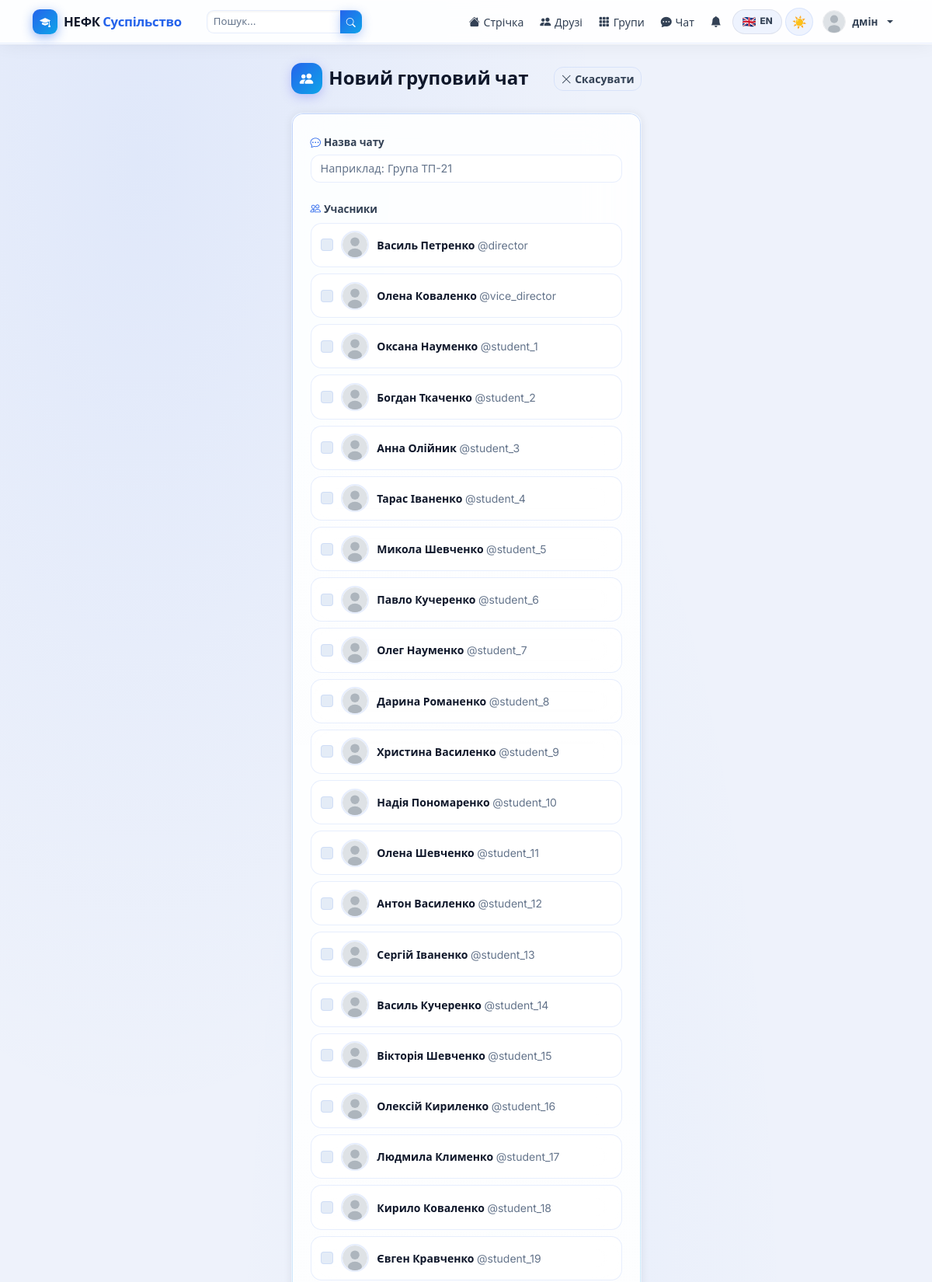
The page /chat/group/create/ (signed in, upper part) on the database its author committed.
### accounts/models.py (models this page shows, shortened)
class User(AbstractUser):
    ROLE_USER = 'user'
    ROLE_ADMIN = 'admin'
    ROLE_CHOICES = [
        (ROLE_USER, 'Користувач'),
        (ROLE_ADMIN, 'Адміністратор'),
    ]
    role = models.CharField(max_length=10, choices=ROLE_CHOICES, default=ROLE_USER)
    avatar = models.ImageField(upload_to='avatars/', blank=True, null=True)
    cover = models.ImageField(upload_to='covers/', blank=True, null=True)
    bio = models.TextField(blank=True, default='')
    location = models.CharField(max_length=120, blank=True, default='')
    birth_date = models.DateField(null=True, blank=True)
    website = models.URLField(blank=True, default='')
    created_at = models.DateTimeField(default=timezone.now)
    def is_admin_role(self):
        return self.role == self.ROLE_ADMIN
    def get_avatar_url(self):
        if self.avatar:
            return self.avatar.url
        return '/static/img/default_avatar.svg'
    class Meta:
        verbose_name = 'Користувач'
        verbose_name_plural = 'Користувачі'

### chat/views.py (the view, shortened to what this page needs)
# urls.py: path('chat/group/create/', views.create_group_chat_view, name='create_group_chat'),
@login_required
def create_group_chat_view(request):
    from friends.models import Friendship
    friends = Friendship.get_friends(request.user)
    return render(request, 'chat/create_group_chat.html', {'friends': friends})

### friends/models.py (called while the page is built)
    @classmethod
    def get_friends(cls, user):
        from django.conf import settings
        User = settings.AUTH_USER_MODEL
        qs1 = cls.objects.filter(user1=user).values_list('user2', flat=True)
        qs2 = cls.objects.filter(user2=user).values_list('user1', flat=True)
        from accounts.models import User as UserModel
        ids = list(qs1) + list(qs2)
        return UserModel.objects.filter(id__in=ids)

### nemk_social/security.py (called while the page is built, shortened)
def _get_ip(request):
    for h in ['HTTP_CF_CONNECTING_IP', 'HTTP_X_REAL_IP',
              'HTTP_X_FORWARDED_FOR', 'REMOTE_ADDR']:
        ip = request.META.get(h, '').split(',')[0].strip()
        if ip and ip not in ('', 'unknown'):
            return ip
    return '0.0.0.0'

    def __call__(self, request):
        ip   = _get_ip(request)
        path = request.path
        ua   = request.META.get('HTTP_USER_AGENT', '')
        with _lock:
            _stats['total_requests'] += 1
            _stats_ip[ip]['count'] += 1
            _stats_ip[ip]['last_seen'] = time.time()
        if ip in IP_WHITELIST:
            return self.get_response(request)

### templates/chat/create_group_chat.html (shortened to what this page needs)
{% extends 'base.html' %}
{% block content %}
<div class="row justify-content-center">
  <div class="col-md-7 col-lg-5">
    <div class="page-header">
      <h4>
        <span class="page-header-icon"><i class="bi bi-people-fill"></i></span>
        Новий груповий чат
      </h4>
      <a href="{% url 'conversations' %}" class="btn btn-outline-secondary btn-sm">
        <i class="bi bi-x-lg me-1"></i>Скасувати
      </a>
    </div>
    <div class="page-glass-card p-4">
      <form method="post">
        <div class="mb-4">
          <label for="id_name" class="form-label">
            <i class="bi bi-chat-dots me-1" style="color:var(--p);"></i>Назва чату
          </label>
          <input type="text" name="name" id="id_name" class="form-control"
                 required placeholder="Наприклад: Група ТП-21">
        </div>
        <div class="mb-4">
          <div class="form-label mb-2">
            <i class="bi bi-people me-1" style="color:var(--p);"></i>Учасники
          </div>
          {% for friend in friends %}
          <div class="user-chip mb-2" style="cursor:pointer;"
               onclick="this.querySelector('input').click()">
            <input class="form-check-input flex-shrink-0 m-0"
                   type="checkbox" name="users"
                   value="{{ friend.id }}" id="u{{ friend.id }}"
                   onclick="event.stopPropagation()">
            <img src="{{ friend.get_avatar_url }}" class="rounded-circle flex-shrink-0"
                 style="object-fit:cover;border:2px solid var(--border);"
                 width="36" height="36" alt="{{ friend.username }}">
            <label class="flex-grow-1 fw-600 small mb-0" for="u{{ friend.id }}"
                   style="color:var(--text);cursor:pointer;">
              {{ friend.get_full_name|default:friend.username }}
              <span style="color:var(--muted);font-weight:400;"> @{{ friend.username }}</span>
            </label>
          </div>
          {% endfor %}
        </div>
      </form>
    </div>
  </div>
</div>
{% endblock %}

### templates/base.html (shortened to what this page needs)
<!DOCTYPE html>
<html lang="uk" data-theme="light" data-lang="uk">
<head>
  <link href="https://cdn.jsdelivr.net/npm/bootstrap@5.3.2/dist/css/bootstrap.min.css" rel="stylesheet">
  <link href="https://cdn.jsdelivr.net/npm/bootstrap-icons@1.11.3/font/bootstrap-icons.min.css" rel="stylesheet">
  {% load static %}
  <link href="{% static 'css/main.css' %}" rel="stylesheet">
</head>
<body class="nemk-body">
<nav class="navbar navbar-expand-lg sticky-top">
  <div class="container">
    <a class="navbar-brand" href="{% url 'home' %}">
      <div class="brand-logo"><i class="bi bi-mortarboard-fill" style="font-size:.85rem;"></i></div>
      <span class="fw-800">НЕФК <span style="color:var(--p);">Суспільство</span></span>
    </a>
    <div class="collapse navbar-collapse" id="navMain">
      {% if user.is_authenticated %}
      <form class="d-flex me-auto ms-3" action="{% url 'search_users' %}" method="get" role="search">
        <div class="input-group input-group-sm" style="width:200px;">
          <input class="form-control" style="border-radius:9px 0 0 9px !important;font-size:.83rem;"
                 type="search" name="q" placeholder="Пошук..."
                 value="{{ request.GET.q }}" aria-label="Пошук">
          <button class="btn btn-primary btn-sm px-2" style="border-radius:0 9px 9px 0 !important;" type="submit" aria-label="Знайти">
            <i class="bi bi-search" style="font-size:.75rem;"></i>
          </button>
        </div>
      </form>
      {% endif %}
      <ul class="navbar-nav align-items-center gap-0 ms-auto">
        {% if user.is_authenticated %}
        <li class="nav-item">
          <a class="nav-link" href="{% url 'feed' %}">
            <i class="bi bi-house-fill"></i>
            <span class="d-none d-xl-inline">Стрічка</span>
          </a>
        </li>
        <li class="nav-item">
          <a class="nav-link" href="{% url 'friends' %}">
            <i class="bi bi-people-fill"></i>
            <span class="d-none d-xl-inline">Друзі</span>
          </a>
        </li>
        <li class="nav-item">
          <a class="nav-link" href="{% url 'groups' %}">
            <i class="bi bi-grid-3x3-gap-fill"></i>
            <span class="d-none d-xl-inline">Групи</span>
          </a>
        </li>
        <li class="nav-item">
          <a class="nav-link" href="{% url 'conversations' %}">
            <i class="bi bi-chat-dots-fill"></i>
            <span class="d-none d-xl-inline">Чат</span>
          </a>
        </li>
        <li class="nav-item">
          <a class="nav-link position-relative" href="{% url 'notifications' %}" aria-label="Сповіщення">
            <i class="bi bi-bell-fill"></i>
          </a>
        </li>
        {% endif %}
        <li class="nav-item d-none d-lg-flex align-items-center ms-1">
          <button class="lang-toggle-btn" onclick="toggleLang()" aria-label="Змінити мову">
            <span class="lang-btn-flag">🇬🇧</span>
            <span class="lang-btn-label">EN</span>
          </button>
        </li>
        <li class="nav-item d-none d-lg-flex align-items-center ms-1">
          <button class="theme-toggle" onclick="toggleTheme()" aria-label="Змінити тему">
            <span class="t-icon sun">☀️</span>
          </button>
        </li>
        {% if user.is_authenticated %}
        <li class="nav-item dropdown ms-1">
          <a class="nav-link dropdown-toggle d-flex align-items-center gap-2 pe-0"
             href="#" data-bs-toggle="dropdown" aria-expanded="false" style="padding:.3rem .5rem !important;">
            <img src="{{ user.get_avatar_url }}" class="rounded-circle"
                 style="object-fit:cover;border:1.5px solid var(--divider);"
                 width="30" height="30" alt="{{ user.username }}">
            <span class="d-none d-lg-inline fw-600" style="font-size:.84rem;">
              {{ user.first_name|default:user.username }}
            </span>
          </a>
        </li>
        {% endif %}
      </ul>
    </div>
  </div>
</nav>
<main {% if request.resolver_match.url_name != 'home' %}class="container my-4"{% endif %}>
  {% block content %}{% endblock %}
</main>
{% load static %}
</body>
</html>

### rows shown on the page
User: first_name "дмін"
User: get_full_name "Василь Петренко", username "director"
User: get_full_name "Олена Коваленко", username "vice_director"
User: get_full_name "Оксана Науменко", username "student_1"
User: get_full_name "Богдан Ткаченко", username "student_2"
User: get_full_name "Анна Олійник", username "student_3"
User: get_full_name "Тарас Іваненко", username "student_4"
User: get_full_name "Микола Шевченко", username "student_5"
User: get_full_name "Павло Кучеренко", username "student_6"
User: get_full_name "Олег Науменко", username "student_7"
User: get_full_name "Дарина Романенко", username "student_8"
User: get_full_name "Христина Василенко", username "student_9"
User: get_full_name "Надія Пономаренко", username "student_10"
User: get_full_name "Олена Шевченко", username "student_11"
User: get_full_name "Антон Василенко", username "student_12"
User: get_full_name "Сергій Іваненко", username "student_13"
User: get_full_name "Василь Кучеренко", username "student_14"
User: get_full_name "Вікторія Шевченко", username "student_15"
User: get_full_name "Олексій Кириленко", username "student_16"
User: get_full_name "Людмила Клименко", username "student_17"
User: get_full_name "Кирило Коваленко", username "student_18"
User: get_full_name "Євген Кравченко", username "student_19"
